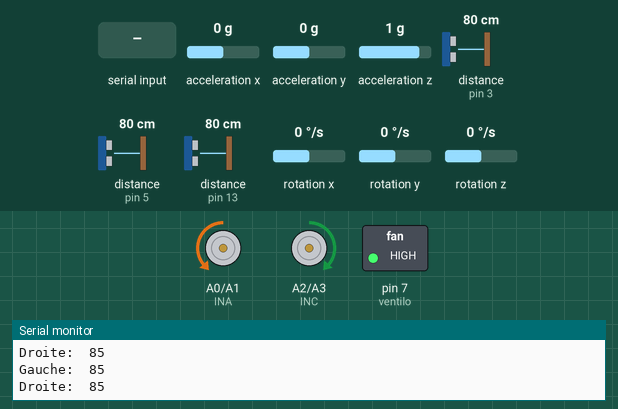
The sketch below on a simulated Arduino Uno, built with avr-gcc and run on an emulated ATmega328P. Shown: motor-driver pin pairs drawn as motors (green arrow = first pin HIGH = forward, orange = second pin HIGH = backward, longer = more drive, scaled by the enable pin), switched loads named in the sketch (green lamp = pin HIGH), the last lines printed to the serial monitor. Wiring (inferred from the names in the program): ultrasonic range finder: trigger pin 12; echo pin 13. The inputs (shaded band) are chosen by the test bench; at power-on: distance to the obstacle (sensors on pin 13, pin 3, pin 5) 80 cm, rotation z 0 °/s, acceleration x 0 g, acceleration y 0 g, acceleration z 1 g, rotation x 0 °/s, rotation y 0 °/s. The echo pulse lasts 58.3 µs per cm; pins used as bus, display or sensor lines are not drawn.

Above: at 1.7 s.
1.8 s: distance to the obstacle (sensor on pin 13) set to 28 cm
3.3 s: distance to the obstacle (sensor on pin 13) set to 23 cm
At 4.6 s:
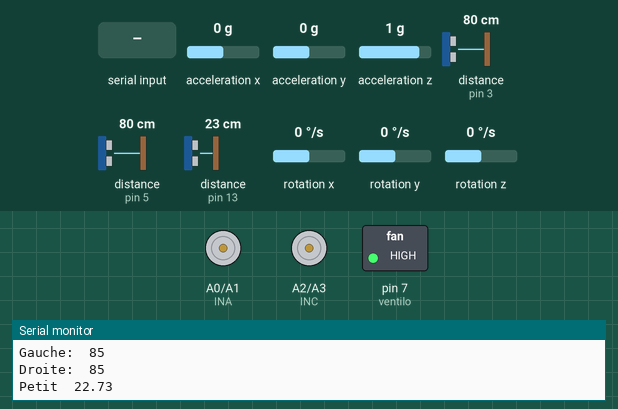
At 6.2 s:
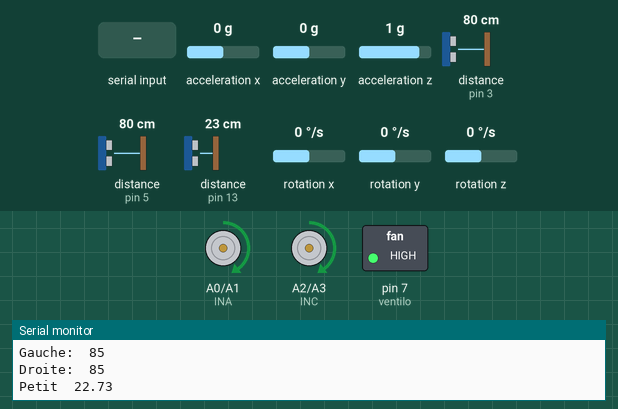
6.3 s: "P" received over Serial
At 7.1 s:
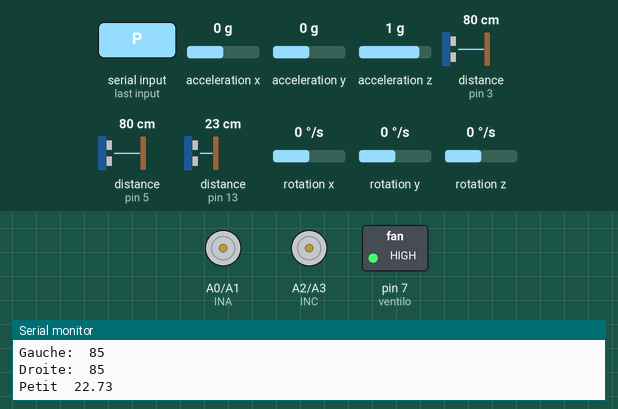
9.3 s: rotation z set to -192 °/s
12.3 s: "0" received over Serial
15.3 s: rotation z set to 104 °/s
Timing chart, 0 to 18.3 s (numbered marks = the images above; inputs shaded):
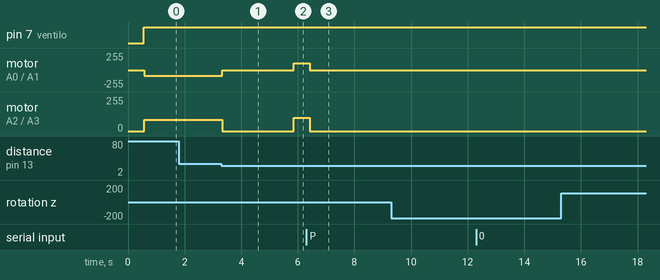

The sketch:

RobotFinal.ino
```cpp
#include <Wire.h>
#include "I2Cdev.h"
#include "MPU6050_6Axis_MotionApps20.h"
#include <math.h>
#include <SimpleTimer.h>

MPU6050 mpu;

#define OUTPUT_READABLE_YAWPITCHROLL
SimpleTimer timer;              // Timer pour échantillonnage
SimpleTimer timerEncoder;       // timer pour les moteurs (encodeurs)
SimpleTimer timerDistance;
//--------------------------MODE AUTOMATIQUE-----------------------------
bool automatique = true;  // Si a false alors le mode manuel est utilisE
int pause = 0;
//-------------------------Module bluetooth-----------------------------------
char junk;
String inputString="";
//----------------------------------Les broches pour le moteur
int ENA = 10;
int ENB = 9;
int i = 0;
#define INA A0
#define INB A1
#define INC A2
#define IND A3
// ---------------------------------Mesure de la distance--------------------------------
#define trigAvant 12
#define echoAvant 13
#define trigEst 2
#define echoEst 3
#define trigWest 4
#define echoWest 5
float front_distance = 0;
float west_distance = 0;
float est_distance = 0;
// -----------------------------------Ventilateur---------------------------------------
const int ventilo = 7;
//----------------------------------Pour le MPU6050-----------------------------------------
bool dmpReady = false;  // set true if DMP init was successful
uint8_t mpuIntStatus;   // holds actual interrupt status byte from MPU
uint8_t devStatus;      // return status after each device operation (0 = success, !0 = error)
uint16_t packetSize;    // expected DMP packet size (default is 42 bytes)
uint16_t fifoCount;     // count of all bytes currently in FIFO
uint8_t fifoBuffer[64]; // FIFO storage buffer
// orientation/motion vars
Quaternion q;           // [w, x, y, z]         quaternion container
VectorInt16 aa;         // [x, y, z]            accel sensor measurements
VectorInt16 aaReal;     // [x, y, z]            gravity-free accel sensor measurements
VectorInt16 aaWorld;    // [x, y, z]            world-frame accel sensor measurements
VectorFloat gravity;    // [x, y, z]            gravity vector
float euler[3];         // [psi, theta, phi]    Euler angle container
float ypr[3];           // [yaw, pitch, roll]   yaw/pitch/roll container and gravity vector
//-----------------------------------PID-------------------------------------
const int frequence_asservissement = 200;  // Fréquence de correction(PID) en HZ
const int frequence_odometrie = 50;
float kp = 20;//100;           // Coefficient proportionnel
float ki = 0.00;           // Coefficient intégrateur
float kd = 12;
float targetAngle = 0;         // Coefficient dérivateur
float erreur_precedente = targetAngle;
float somme_erreur = 0;   // Somme des erreurs pour l'intégrateur
int cmd = 0;  // La commande
//------------------------------------ODOMETRIE----------------------------------
const int vitesse = 52;
int PWM_d;
int PWM_g;
float angle, angle_radian; // Le lacet --yaw (depend de la disposition du MPU6050)
const int maxPWM = 100; // valeur max(PWM) a appliquer au moteur
const int minPWM = 70; // valeur min(PWM) a appliquer au moteur
float x=0, y=0, theta=0; // les variables d'etat du robot
float old_x = 0;
float old_y = 0;
int  compteur = 2; //
float currentTime =0, previousTime=0;
//------------------------------------NAVIGATION-----------------------------------
int tour_avant = 0;
int tour_gauche = 0;
int tour_droite = 0;
int delta_tour = 5; // une valeur juste pour initialisation
float goal;
char last_turn = 'l'; // Left and Right
bool is_obstacle = false;
//-----------------------------------INITIALISATION-------------------------------
void setup() {
  // put your setup code here, to run once:
  // Code pour configuration et calibrage du MPU6050 ligne 60 - 104
  #if I2CDEV_IMPLEMENTATION == I2CDEV_ARDUINO_WIRE
        Wire.begin();
        Wire.setClock(400000); // 400kHz I2C clock. Comment this line if having compilation difficulties
  #elif I2CDEV_IMPLEMENTATION == I2CDEV_BUILTIN_FASTWIRE
        Fastwire::setup(400, true);
  #endif
  Serial.begin(9600);
  while (!Serial);
  // initialize device
  Serial.println(F("Initializing I2C devices..."));
  mpu.initialize();
  // verify connection
  Serial.println(F("Testing device connections..."));
  Serial.println(mpu.testConnection() ? F("MPU6050 connection successful") : F("MPU6050 connection failed"));

  Serial.println(F("Initializing DMP..."));
  devStatus = mpu.dmpInitialize();

    // supply your own gyro offsets here, scaled for min sensitivity
  mpu.setXGyroOffset(220);
  mpu.setYGyroOffset(76);
  mpu.setZGyroOffset(-85);
  mpu.setZAccelOffset(1788); // 1688 factory default for my test chip

  if (devStatus == 0) {
        // Calibration Time: generate offsets and calibrate our MPU6050
        mpu.CalibrateAccel(6);
        mpu.CalibrateGyro(6);
        mpu.PrintActiveOffsets();
        // turn on the DMP, now that it's ready
        Serial.println(F("Enabling DMP..."));
        mpu.setDMPEnabled(true);
        mpuIntStatus = mpu.getIntStatus();

        // set our DMP Ready flag so the main loop() function knows it's okay to use it
        Serial.println(F("DMP ready! Waiting for first interrupt..."));
        dmpReady = true;

        // get expected DMP packet size for later comparison
        packetSize = mpu.dmpGetFIFOPacketSize();
    } else {
        // ERROR!
        // 1 = initial memory load failed
        // 2 = DMP configuration updates failed
        // (if it's going to break, usually the code will be 1)
        Serial.print(F("DMP Initialization failed (code "));
        Serial.print(devStatus);
        Serial.println(F(")"));
    }
  //----------------------MOTEUR---------------------------
  pinMode(INA, OUTPUT);
  pinMode(INB, OUTPUT);
  pinMode(INC, OUTPUT);
  pinMode(IND, OUTPUT);
  pinMode(ENA, OUTPUT);
  pinMode(ENB, OUTPUT);
  //-----------------------DISTANCE-------------------------
  pinMode(trigAvant, OUTPUT);//----avant
  pinMode(echoAvant, INPUT);
  pinMode(trigEst, OUTPUT);//-----est
  pinMode(echoEst, INPUT);
  pinMode(trigWest, OUTPUT);//----ouest
  pinMode(echoWest, INPUT);
  pinMode(ventilo , OUTPUT);
  //-------------------------TIMERS---------------------------
  timer.setInterval(1000/frequence_asservissement, asservissement); // apres chaque periode 1000/freq. on appelle la fonction asservissement
  timerEncoder.setInterval(1000/frequence_odometrie, odometrie); // frequence Odometrie

}

//------------------------------------------BOUCLE PRINCIPAL-----------------------------
void loop() {
  // put your main code here, to run repeatedly:
  if (!dmpReady) return;

  if (mpu.dmpGetCurrentFIFOPacket(fifoBuffer)) {
    #ifdef OUTPUT_READABLE_YAWPITCHROLL
            // display Euler angles in degrees
            mpu.dmpGetQuaternion(&q, fifoBuffer);
            mpu.dmpGetGravity(&gravity, &q);
            mpu.dmpGetYawPitchRoll(ypr, &q, &gravity);
            //Serial.print("ypr:\t"); //ypr
            //Serial.println(ypr[0] * 180/M_PI);
            /*Serial.print("\t");
            Serial.print(ypr[1] * 180/M_PI);
            Serial.print("\t");
            Serial.println(ypr[2] * 180/M_PI);*/
    #endif
  }
  angle_radian = ypr[0];
  angle = angle_radian * 180/M_PI; // ici l'angle en degre
  digitalWrite(ventilo, HIGH);

//-----------------------Bluetooth-------------------
    if(Serial.available()){
  while(Serial.available())
    {
      char inChar = (char)Serial.read(); //read the input
      inputString += inChar;        //make a string of the characters coming on serial
    }
    Serial.println(inputString);
    while (Serial.available() > 0)
    { junk = Serial.read() ; }      // clear the serial buffer
    if(inputString == "0"){         //in case of 'a' turn the LED on
      automatique = true;
    }else if(inputString == "1"){   //incase of 'b' turn the LED off
      automatique = false;
    }
  }

  if (inputString=="P"){
    pause += 1;
    if (pause==2){
      pause = 0;
    }
  }

  if(automatique) {
    timer.run();
  //-----------------Distance-----------------------
  if (pause) {
    stop_motors();
  }
  else {
  front_distance = distance_avant();
  if ((front_distance < 25) && (compteur == 2)){
    timer.disable(0);
    //timerEncoder.disable(0);
    Serial.print("Petit\t");Serial.println(front_distance);
    stop_motors();
    compteur = 0;
    currentTime = millis();
  }
  if ((millis()-currentTime > 2500) && (compteur == 0)){
    compteur = 2;
    est_distance = distance_est();
    west_distance = distance_west();
    if (est_distance > 40) {
      turn_est();
    }
    else if (west_distance > 40) {
      turn_west();
    }

    else {
      while((west_distance < 40) && (est_distance < 40))
      backward();
    }

    timer.enable(0);
  }


  //if (front_distance )
  //-----Run des timers-------------------
  //timer.run();
  }
  }

  else{
    if (pause) {
      stop_motors();
    }
    // Commands from the mobile application to the robot.
    // G: Gauche(left), D:Droite (right), A:avancer(move forward), R:reculer(move back)
    else {
    stop_motors();
      if(inputString == "G") {
      run_motor_d(100);
      sens_oppose_g(100);
      delay(500);
    }
    else if (inputString == "D") {
      run_motor_g(100);
      sens_oppose_d(100);
      delay(350);
    }
    else if (inputString == "A") {
      run_motor_d(85);
      run_motor_g(85);
      delay(350);
    }
    else if (inputString == "R") {
      sens_oppose_g(75);
      sens_oppose_d(75);
      delay(500);
    }

    }
  }
  inputString = "";
}
//----------------------------------------FIN BOUCLE PRINCIPAL-------------------------------

// Retour en arriere (move back)

void backward(){
  sens_oppose_g(75);
  sens_oppose_d(75);
  delay(500);
  stop_motors();
  delay(1000);

}

//---------------------------------Tourner a l'est-------------------------
// Turn east
void turn_est(){
  run_motor_g(100);
  sens_oppose_d(100);
  delay(550);
  stop_motors();
  delay(1000);


  // INITIALISATION & OFFSET
  devStatus = mpu.dmpInitialize();

    // supply your own gyro offsets here, scaled for min sensitivity
  mpu.setXGyroOffset(220);
  mpu.setYGyroOffset(76);
  mpu.setZGyroOffset(-85);
  mpu.setZAccelOffset(1788); // 1688 factory default for my test chip

  if (devStatus == 0) {
    // Calibration Time: generate offsets and calibrate our MPU6050
    mpu.CalibrateAccel(6);
    mpu.CalibrateGyro(6);
    mpu.PrintActiveOffsets();
    // turn on the DMP, now that it's ready
    Serial.println(F("Enabling DMP..."));
    mpu.setDMPEnabled(true);
    mpuIntStatus = mpu.getIntStatus();

    // set our DMP Ready flag so the main loop() function knows it's okay to use it
    Serial.println(F("DMP ready! Waiting for first interrupt..."));
    dmpReady = true;

    // get expected DMP packet size for later comparison
    packetSize = mpu.dmpGetFIFOPacketSize();
    } else {
       Serial.print(F("DMP Initialization failed (code "));
        Serial.print(devStatus);
        Serial.println(F(")"));
    }
}
//---------------------------------Turn west---------------------------
void turn_west(){
  run_motor_g(100);
  sens_oppose_d(100);

  delay(550);
  stop_motors();
  delay(1000);

  // INITIALISATION & OFFSET
  devStatus = mpu.dmpInitialize();

    // supply your own gyro offsets here, scaled for min sensitivity
  mpu.setXGyroOffset(220);
  mpu.setYGyroOffset(76);
  mpu.setZGyroOffset(-85);
  mpu.setZAccelOffset(1788); // 1688 factory default for my test chip

  if (devStatus == 0) {
    // Calibration Time: generate offsets and calibrate our MPU6050
    mpu.CalibrateAccel(6);
    mpu.CalibrateGyro(6);
    mpu.PrintActiveOffsets();
    // turn on the DMP, now that it's ready
    Serial.println(F("Enabling DMP..."));
    mpu.setDMPEnabled(true);
    mpuIntStatus = mpu.getIntStatus();

    // set our DMP Ready flag so the main loop() function knows it's okay to use it
    Serial.println(F("DMP ready! Waiting for first interrupt..."));
    dmpReady = true;

    // get expected DMP packet size for later comparison
    packetSize = mpu.dmpGetFIFOPacketSize();
    } else {
       Serial.print(F("DMP Initialization failed (code "));
        Serial.print(devStatus);
        Serial.println(F(")"));
    }
}
// -----------------------ASSERVISSEMENT------------------------
void asservissement (){
  int mySpeed = 85;
  float erreur;

  erreur = angle-targetAngle;

  somme_erreur += erreur; // Pour integrale
  float delta_erreur = erreur-erreur_precedente; // Pour derivation
  erreur_precedente = erreur;
  cmd = kp*erreur + ki*somme_erreur + kd*delta_erreur;

  PWM_d = mySpeed + cmd; // Due au fait que sur le robot la roue gauche est a droite
  PWM_g = mySpeed - cmd;

  if (PWM_d > maxPWM)
  {
    PWM_d = maxPWM;
  }
  else if (PWM_d < minPWM)
  {
    PWM_d = minPWM;
  }
  if (PWM_g > maxPWM)
  {
    PWM_g = maxPWM;
  }
  else if (PWM_g < minPWM)
  {
    PWM_g = minPWM;
  }
  Serial.print("Gauche:\t"); Serial.println(PWM_g);
  Serial.print("Droite:\t"); Serial.println(PWM_d);
  run_motor_g (PWM_g);
  run_motor_d (PWM_d); // rightSpeedVal
}
// -----------------------ODOMETRIE--------------------------
void odometrie () {

  float deltaTime = currentTime-previousTime;
  x = old_x + vitesse * cos(angle_radian) * (double)(1.0/frequence_odometrie);                                                                         // posición del punto X actual
  y = old_y + vitesse * sin(angle_radian) * (double)(1.0/frequence_odometrie);
  old_x = x;
  old_y = y;
}
//----------------------------west motor----------------------
void run_motor_d (int speed) {
  digitalWrite(INA, 0);
  digitalWrite(INB, 1);
  analogWrite(ENA, speed);
}

void sens_oppose_d(int speed) {
  digitalWrite(INA, 1);
  digitalWrite(INB, 0);
  analogWrite(ENA, speed);
}

void stop_motor_d() {
  digitalWrite(INA, 0);
  digitalWrite(INB, 0);
  analogWrite(ENA, 0);
}
//-------------------------------East motor----------------------
void run_motor_g (int speed) {
    digitalWrite(INC, 1);
    digitalWrite(IND, 0);
    analogWrite(ENB, speed);
}

void sens_oppose_g(int speed) {
  digitalWrite(INC, 0);
  digitalWrite(IND, 1);
  analogWrite(ENB, speed);
}

void stop_motor_g() {
  digitalWrite(INC, 0);
  digitalWrite(IND, 0);
  analogWrite(ENB, 0);
}

void stop_motors(){
  analogWrite(ENB, 0);
  delay(4);
  analogWrite(ENA, 0);
  digitalWrite(INA, 0);
  digitalWrite(INB, 0);
  digitalWrite(INC, 0);
  digitalWrite(IND, 0);
}
//-------------------------------------Reading YAW angle----------------------
float read_yaw() {
  if (mpu.dmpGetCurrentFIFOPacket(fifoBuffer)) {
          #ifdef OUTPUT_READABLE_YAWPITCHROLL
            mpu.dmpGetQuaternion(&q, fifoBuffer);
            mpu.dmpGetGravity(&gravity, &q);
            mpu.dmpGetYawPitchRoll(ypr, &q, &gravity);
          #endif
        }
  return ypr[0] * 180/M_PI;
}

float distance_avant (){
  float duration, distance ;
  digitalWrite(trigAvant, LOW);
  delayMicroseconds(2);
  digitalWrite(trigAvant, HIGH);
  delayMicroseconds(8);
  digitalWrite(trigAvant, LOW);
  duration = pulseIn(echoAvant, HIGH);
  distance = duration/58.2;// conversion du temps en cm
  delay(5);
  return distance;
}

float distance_est (){
  float duration, distance ;
  digitalWrite(trigEst, LOW);
  delayMicroseconds(2);
  digitalWrite(trigEst, HIGH);
  delayMicroseconds(8);
  digitalWrite(trigEst, LOW);
  duration = pulseIn(echoEst, HIGH);
  distance = duration/58.2;// conversion du temps en cm
  delay(5);
  return distance;
}

float distance_west (){
  float duration, distance ;
  digitalWrite(trigWest, LOW);
  delayMicroseconds(2);
  digitalWrite(trigWest, HIGH);
  delayMicroseconds(8);
  digitalWrite(trigWest, LOW);
  duration = pulseIn(echoWest, HIGH);
  distance = duration/58.2;// conversion du temps en cm
  delay(5);
  return distance;
}
```

Measured:
- the behaviour switches between 26 and 25 cm on distance to the obstacle (sensor on pin 13) (found by bisection; images 0 and 1)
- after the input at 3.3 s, motor on A0 (INA) / A1 (INB): backward 85/255 → stopped at once, → forward 100/255 2.5 s later; motor on A2 (INC) / A3 (IND): forward 85/255 → stopped at once, → forward 100/255 2.5 s later
- after the input at 6.3 s, motor on A0 (INA) / A1 (INB), motor on A2 (INC) / A3 (IND): goes on until 6.4 s, then stays stopped
